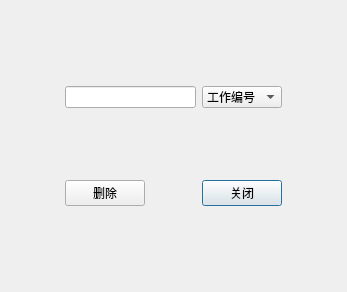
<?xml version="1.0" encoding="UTF-8"?>
<ui version="4.0">
 <class>DDDoctor</class>
 <widget class="QDialog" name="DDDoctor">
  <property name="geometry">
   <rect>
    <x>0</x>
    <y>0</y>
    <width>347</width>
    <height>292</height>
   </rect>
  </property>
  <property name="windowTitle">
   <string>Dialog</string>
  </property>
  <layout class="QVBoxLayout" name="verticalLayout_2">
   <item>
    <widget class="QWidget" name="widget" native="true">
     <layout class="QVBoxLayout" name="verticalLayout">
      <item>
       <layout class="QGridLayout" name="gridLayout">
        <item row="1" column="4">
         <spacer name="horizontalSpacer_2">
          <property name="orientation">
           <enum>Qt::Horizontal</enum>
          </property>
          <property name="sizeHint" stdset="0">
           <size>
            <width>40</width>
            <height>20</height>
           </size>
          </property>
         </spacer>
        </item>
        <item row="1" column="0">
         <spacer name="horizontalSpacer">
          <property name="orientation">
           <enum>Qt::Horizontal</enum>
          </property>
          <property name="sizeHint" stdset="0">
           <size>
            <width>40</width>
            <height>20</height>
           </size>
          </property>
         </spacer>
        </item>
        <item row="3" column="2">
         <spacer name="horizontalSpacer_3">
          <property name="orientation">
           <enum>Qt::Horizontal</enum>
          </property>
          <property name="sizeHint" stdset="0">
           <size>
            <width>40</width>
            <height>20</height>
           </size>
          </property>
         </spacer>
        </item>
        <item row="1" column="1" colspan="2">
         <widget class="QLineEdit" name="leDDoctor"/>
        </item>
        <item row="0" column="1">
         <spacer name="verticalSpacer">
          <property name="orientation">
           <enum>Qt::Vertical</enum>
          </property>
          <property name="sizeHint" stdset="0">
           <size>
            <width>20</width>
            <height>40</height>
           </size>
          </property>
         </spacer>
        </item>
        <item row="2" column="1">
         <spacer name="verticalSpacer_2">
          <property name="orientation">
           <enum>Qt::Vertical</enum>
          </property>
          <property name="sizeHint" stdset="0">
           <size>
            <width>20</width>
            <height>40</height>
           </size>
          </property>
         </spacer>
        </item>
        <item row="3" column="3">
         <widget class="QPushButton" name="btnDClose">
          <property name="text">
           <string>关闭</string>
          </property>
         </widget>
        </item>
        <item row="1" column="3">
         <widget class="QComboBox" name="cbDDoctor">
          <item>
           <property name="text">
            <string>工作编号</string>
           </property>
          </item>
          <item>
           <property name="text">
            <string>科室编号</string>
           </property>
          </item>
          <item>
           <property name="text">
            <string>医生姓名</string>
           </property>
          </item>
         </widget>
        </item>
        <item row="3" column="1">
         <widget class="QPushButton" name="btnDDoctor">
          <property name="text">
           <string>删除</string>
          </property>
         </widget>
        </item>
        <item row="4" column="1">
         <spacer name="verticalSpacer_3">
          <property name="orientation">
           <enum>Qt::Vertical</enum>
          </property>
          <property name="sizeHint" stdset="0">
           <size>
            <width>20</width>
            <height>40</height>
           </size>
          </property>
         </spacer>
        </item>
       </layout>
      </item>
     </layout>
    </widget>
   </item>
  </layout>
 </widget>
 <resources/>
 <connections/>
</ui>
